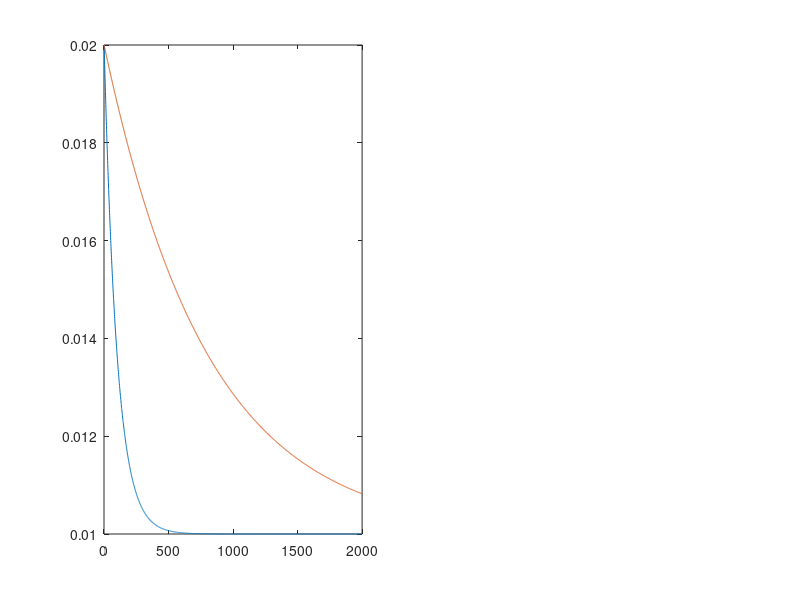

Source code (MATLAB): (Note: this script raises an error after producing the figure.)

visit_index = 1:1:2000;
a_tau = 100;
a_scale = 0.01;
alpha_by_visit = (a_scale * exp(-(visit_index-1)./a_tau)) + 0.01;
alpha_by_visit_stim = (a_scale * exp(-(visit_index-1)./800)) + 0.01;

clear Summary_UpdateRule_OptoSim

figure(1); clf; subplot(121); plot(alpha_by_visit); hold on; plot(alpha_by_visit_stim)

reward_sched = [0.59,0.5,0.37,0.36,0.17,0.15];

[port_colmap] = TNC_CreateRBColormap(6,'grima');

sensitivity = [];

p_reward    = zeros(6,numel(visit_index));
p_stay      = zeros(6,numel(visit_index));
yes_reward  = zeros(1,numel(visit_index));

p_reward(:,1)   = 1/6;
p_stay(:,1)     = 0;

epsilon = 0.1;

opto_on = 2;
live_plot = 0;
decay_model = 'minus_alpha'

figure(7+opto_on); clf;

for mice = 1:25

    p_reward    = zeros(6,numel(visit_index));
    p_stay      = zeros(6,numel(visit_index));
    yes_reward  = zeros(1,numel(visit_index));
    
    p_reward(:,1)   = 1/6;
    p_stay(:,1)     = 0;

    for vi = 2:numel(visit_index)
    
        % pass all estimates from previous step
        p_reward(:,vi)   = p_reward(:,vi-1);
        p_stay(:,vi)     = p_stay(:,vi-1);
    
        p_reward(p_reward(:,vi)<=0,vi)=0.001;
        p_reward(p_reward(:,vi)>1,vi)=1;
    
        % choose option
        if rand(1)<=epsilon
            checked_port(vi) = randperm(6,1);
        else
            checked_port(vi) = randsample(6,1,true,p_reward(:,vi));
        end
    
        % rewarded?
        if rand(1)<=reward_sched(checked_port(vi))
            yes_reward(vi)=1;
        end

        this_alpha = alpha_by_visit(vi);
        
        switch opto_on
            case -1
                if checked_port(vi)>2 && yes_reward(vi)==1
                    this_alpha = alpha_by_visit_stim(vi);
                    title('Worst 4 bump (tau)');
                end
            case 0
                title('Control simulation');            
                
            case 1
                if checked_port(vi)>2 && yes_reward(vi)==1
                    this_alpha = alpha_by_visit(vi)*1.5;
                    title('Worst 4 bump');
                end
            case 2
                if yes_reward(vi)==1
                    this_alpha = alpha_by_visit_stim(vi);
                    title('All bump');
                end
            case 3
                if checked_port(vi)>3 && yes_reward(vi)==0
                    this_alpha = 0.01; % this is a way to make beta ~ 1
                    title('Unrewarded opto');
                end
        end
    
    
        switch decay_model
            case 'minus_alpha'
                this_beta = 1-this_alpha;
    
            case 'ind_static'
                this_beta = 0.975;
    
            case 'ind_dynamic'
                this_beta = 1-(2*this_alpha);
    
        end
    
        % update chosen option
        p_reward(checked_port(vi),vi)   = this_alpha*yes_reward(vi) + this_beta*p_reward(checked_port(vi),vi-1);
        p_stay(checked_port(vi),vi)     = this_alpha*yes_reward(vi) + this_beta*p_stay(checked_port(vi),vi-1);
    
        if live_plot || vi == numel(visit_index)
            % plot current estimates
            figure(7+opto_on);
            subplot(1,6,1:2);
            for ports=1:6
                if mice==1
                    plot([1 vi],[reward_sched(ports) reward_sched(ports)],'-','Color',[port_colmap(ports,:)  0.1],'LineWidth',4); hold on;
                end
                plot(1:vi,p_reward(ports,1:vi),'-','Color',[port_colmap(ports,:) 0.2]);
            end
            axis([0 numel(visit_index) 0 1]); box off; xlabel('visits'); ylabel('P^{estim.} (rew)');
        end
    end
    
    for jj=1:6
        exp_rew_probs(jj) = sum(yes_reward(find(checked_port==jj))) ./ numel(find(checked_port==jj));
        chose_probs(jj) = numel(find(checked_port==jj)) ./ numel(visit_index);
    end

    sens_fit = polyfit(log(exp_rew_probs./sum(exp_rew_probs)),log(chose_probs./sum(chose_probs)),1);
    sensitivity(mice) = sens_fit(1);
    
    figure(7+opto_on);
    subplot(1,6,3:4);
    plot([0 1],[0 1],'k--'); hold on;
    quart_inds = [1:400;401:800;801:1200;1201:1600];
    for qi=4
        scatter(reward_sched,median(p_reward(:,quart_inds(qi,:)),2),25*qi,port_colmap,'filled','MarkerFaceAlpha',0.2);
    end
    axis([0 0.8 0 0.8]); box off; ylabel('P^{estim.} (rew)'); xlabel('P(rew)')
    
    figure(7+opto_on);
    subplot(1,6,5:6);
    if mice==1
        hold off;
        plot([-5 0],[-5 0],'k--'); hold on;
    end
    quart_inds = [1:400;401:800;801:1200;1201:1600];
    for qi=4
        scatter(log10(exp_rew_probs./sum(exp_rew_probs)),log10(chose_probs./sum(chose_probs)),25*qi,port_colmap,'filled','MarkerFaceAlpha',0.2);
    end
    axis([-1.5 0 -1.5 0]); box off; xlabel('log reward'); ylabel('log choice');

    Summary_UpdateRule_OptoSim.sim_type                 = opto_on;
    Summary_UpdateRule_OptoSim.reward_sched             = reward_sched;
    Summary_UpdateRule_OptoSim.log_reward(mice,:)       = log10(exp_rew_probs./sum(exp_rew_probs));
    Summary_UpdateRule_OptoSim.log_choice(mice,:)       = log10(chose_probs./sum(chose_probs));
    Summary_UpdateRule_OptoSim.sims(mice).reward        = yes_reward;
    Summary_UpdateRule_OptoSim.sims(mice).p_reward      = p_reward;
    Summary_UpdateRule_OptoSim.sims(mice).checked_port  = checked_port;

end

figure(7+opto_on);
subplot(1,6,5:6);
text(-2,-0.5,['s = ' num2str(mean(sensitivity)) ' +/- ' num2str(std(sensitivity))]);

% figure(1); subplot(122); plot(alpha_by_visit); hold on; plot(alpha_by_visit_stim)
